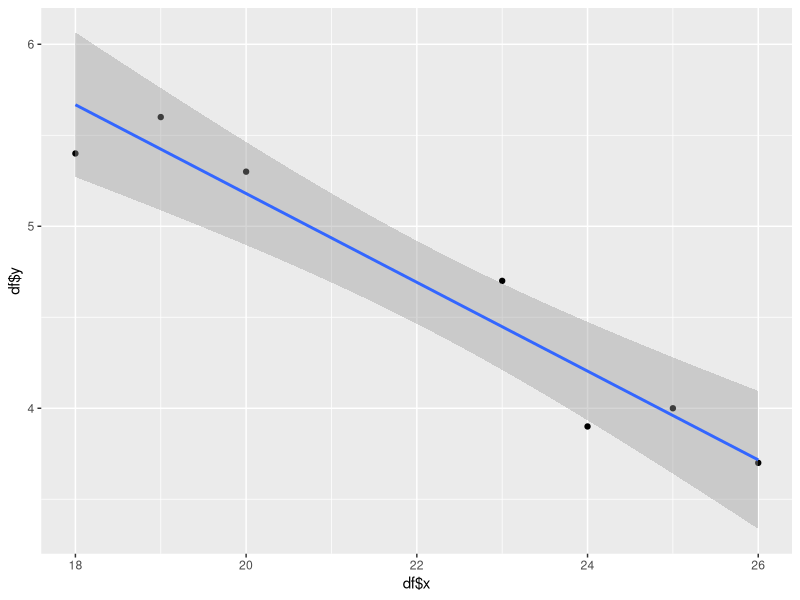

Generate this figure with R:
library(ggplot2)

y= c(5.4, 5.6, 5.3, 4.7, 3.9, 4.0, 3.7)
x= c(18, 19, 20, 23, 24, 25, 26)

df <- data.frame(y, x)

# Exercicio 1
# A
#Faca o grafico de dispersco

ggplot(df, aes(x=df$x, y=df$y))+
  geom_point() +
  stat_smooth (method = lm)

# B 
#Ajuste a equacao de regressao linear simples

RLS <- lm(y ~ x, data = df)
print(RLS)


#b1 = -0,24
#b0 = 10,05

# Equacao ajustada 
# y = 10,05 - 0,24x

# C 
#Calcule e interprete o coeficiente de correlacao

print(cor(x, y))

#A varivel X e Y possuem uma correlacao linear negativa
#logo com o aumento da idade, a uma tendencia que as notas diminuem

# D e E
#Calcule e interprete o coeficiente de determinacao
#Calcule o coeficiente de correlacao corrigido

summary(RLS)

#R2= 0,927 ou 92,7%
#92,7% e o percentual da variabilidade observada nas notas sendo
#sendo explicado pela regrssao linear simples nos valores da idade 
# ou 92,7% da variacao em y (notas) e esplicada pela RLS nos valores
# de x (idade)
